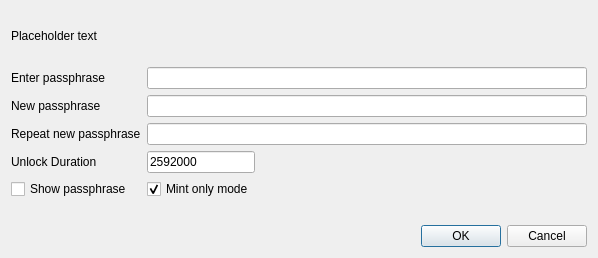
<?xml version="1.0" encoding="UTF-8"?>
<ui version="4.0">
 <class>AskPassphraseDialog</class>
 <widget class="QDialog" name="AskPassphraseDialog">
  <property name="geometry">
   <rect>
    <x>0</x>
    <y>0</y>
    <width>598</width>
    <height>258</height>
   </rect>
  </property>
  <property name="sizePolicy">
   <sizepolicy hsizetype="Preferred" vsizetype="Minimum">
    <horstretch>0</horstretch>
    <verstretch>0</verstretch>
   </sizepolicy>
  </property>
  <property name="minimumSize">
   <size>
    <width>550</width>
    <height>0</height>
   </size>
  </property>
  <property name="windowTitle">
   <string>Passphrase Dialog</string>
  </property>
  <layout class="QVBoxLayout" name="verticalLayout">
   <property name="sizeConstraint">
    <enum>QLayout::SetMinimumSize</enum>
   </property>
   <item>
    <widget class="QLabel" name="warningLabel">
     <property name="text">
      <string notr="true">Placeholder text</string>
     </property>
     <property name="textFormat">
      <enum>Qt::RichText</enum>
     </property>
     <property name="wordWrap">
      <bool>true</bool>
     </property>
    </widget>
   </item>
   <item>
    <layout class="QFormLayout" name="formLayout">
     <property name="sizeConstraint">
      <enum>QLayout::SetMinimumSize</enum>
     </property>
     <property name="fieldGrowthPolicy">
      <enum>QFormLayout::AllNonFixedFieldsGrow</enum>
     </property>
     <item row="0" column="0">
      <widget class="QLabel" name="passLabel1">
       <property name="text">
        <string>Enter passphrase</string>
       </property>
      </widget>
     </item>
     <item row="0" column="1">
      <widget class="QLineEdit" name="passEdit1">
       <property name="echoMode">
        <enum>QLineEdit::Password</enum>
       </property>
      </widget>
     </item>
     <item row="1" column="0">
      <widget class="QLabel" name="passLabel2">
       <property name="text">
        <string>New passphrase</string>
       </property>
      </widget>
     </item>
     <item row="1" column="1">
      <widget class="QLineEdit" name="passEdit2">
       <property name="echoMode">
        <enum>QLineEdit::Password</enum>
       </property>
      </widget>
     </item>
     <item row="2" column="0">
      <widget class="QLabel" name="passLabel3">
       <property name="text">
        <string>Repeat new passphrase</string>
       </property>
      </widget>
     </item>
     <item row="2" column="1">
      <widget class="QLineEdit" name="passEdit3">
       <property name="echoMode">
        <enum>QLineEdit::Password</enum>
       </property>
      </widget>
     </item>
     <item row="3" column="0">
      <widget class="QLabel" name="passLabelDuration">
       <property name="text">
        <string>Unlock Duration</string>
       </property>
      </widget>
     </item>
     <item row="3" column="1">
      <widget class="QLineEdit" name="passEditDuration">
       <property name="sizePolicy">
        <sizepolicy hsizetype="Maximum" vsizetype="Fixed">
         <horstretch>0</horstretch>
         <verstretch>0</verstretch>
        </sizepolicy>
       </property>
       <property name="text">
        <string>2592000</string>
       </property>
      </widget>
     </item>
     <item row="6" column="1">
      <widget class="QLabel" name="capsLabel">
       <property name="font">
        <font>
         <bold>true</bold>
        </font>
       </property>
       <property name="text">
        <string/>
       </property>
       <property name="alignment">
        <set>Qt::AlignCenter</set>
       </property>
      </widget>
     </item>
     <item row="4" column="0">
      <widget class="QCheckBox" name="toggleShowPasswordButton">
       <property name="text">
        <string>Show passphrase</string>
       </property>
      </widget>
     </item>
     <item row="4" column="1">
      <widget class="QCheckBox" name="passCheckBoxMintOnly">
       <property name="text">
        <string>Mint only mode</string>
       </property>
       <property name="checked">
        <bool>true</bool>
       </property>
      </widget>
     </item>
    </layout>
   </item>
   <item>
    <widget class="QDialogButtonBox" name="buttonBox">
     <property name="orientation">
      <enum>Qt::Horizontal</enum>
     </property>
     <property name="standardButtons">
      <set>QDialogButtonBox::Cancel|QDialogButtonBox::Ok</set>
     </property>
    </widget>
   </item>
  </layout>
 </widget>
 <resources/>
 <connections>
  <connection>
   <sender>buttonBox</sender>
   <signal>accepted()</signal>
   <receiver>AskPassphraseDialog</receiver>
   <slot>accept()</slot>
   <hints>
    <hint type="sourcelabel">
     <x>20</x>
     <y>20</y>
    </hint>
    <hint type="destinationlabel">
     <x>20</x>
     <y>20</y>
    </hint>
   </hints>
  </connection>
  <connection>
   <sender>buttonBox</sender>
   <signal>rejected()</signal>
   <receiver>AskPassphraseDialog</receiver>
   <slot>reject()</slot>
   <hints>
    <hint type="sourcelabel">
     <x>20</x>
     <y>20</y>
    </hint>
    <hint type="destinationlabel">
     <x>20</x>
     <y>20</y>
    </hint>
   </hints>
  </connection>
 </connections>
</ui>
